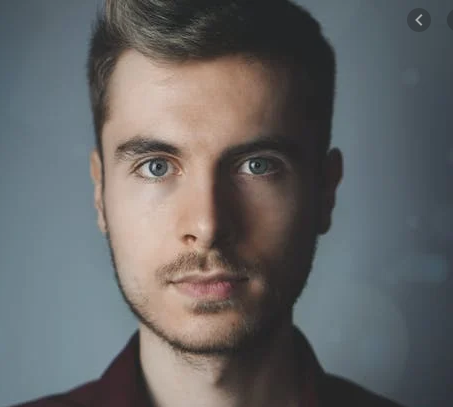
#> input picture man.png, 453 x 407 px
$ python main.py
#> lines starting #> are read from the running program, lines starting #| are printed output that depends on the picture; after the words box and inside, x2 and y2 are one past the last pixel; in counts of white or black regions, pixels touching at a corner belong together
from cv2 import cv2

img = cv2.imread('man.png') # must pass valid file directory
#> img is the input picture: shape (407, 453, 3); mean B, G, R 101.9, 101.4, 101
gray_img = cv2.cvtColor(img, cv2.COLOR_BGR2GRAY)  #converting the image into grayscale image
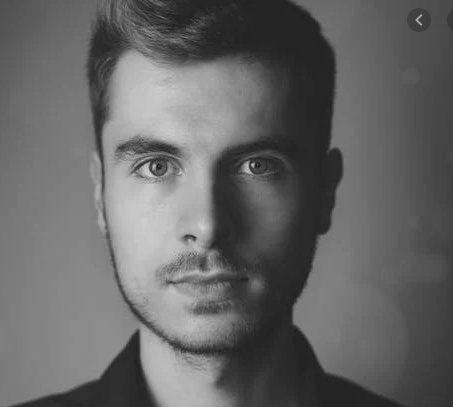
#> gray_img: shape (407, 453); min 16, max 212, mean 101.3


face_cascade = cv2.CascadeClassifier("haarcascade_frontalface_default.xml")


faces = face_cascade.detectMultiScale(gray_img, scaleFactor = 1.05, minNeighbors=5)
#> faces = [[71, 62, 268, 268]]

for x, y, w, h in faces:
    img = cv2.rectangle(img, (x,y), (x+w,y+h), (255, 255, 250),3)
#> this loop made 1 pass
#> pass 1, `img = cv2.rectangle(img, (x,y), (x+w,y+h), (255, 255, 250),3)`:
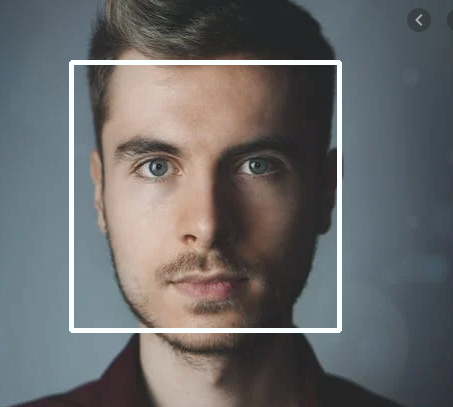
#> img: shape (407, 453, 3); 2.9% of pixels changed, all inside (x1, y1, x2, y2) = (69, 60, 342, 333)


cv2.imshow("ImageWindow", img) # displaying the image
cv2.waitKey(0) #waitKey is set to 0, that means the image window will close as soon as any key is pressed.
cv2.destroyAllWindows()
